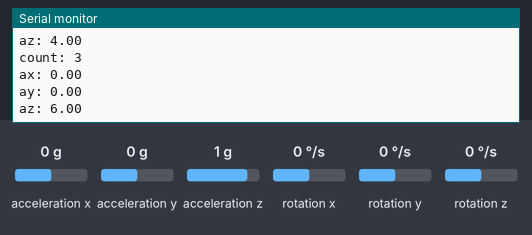
Recording of a sketch running on a simulated ESP32. Parts: the last lines printed to the serial monitor. The test bench sets the inputs (shaded band); at power-on: acceleration x 0 g, acceleration y 0 g, acceleration z 1 g, rotation x 0 °/s, rotation y 0 °/s, rotation z 0 °/s.

Above: at 1.3 s.
1.4 s: acceleration x set to -1.4 g
At 1.9 s:
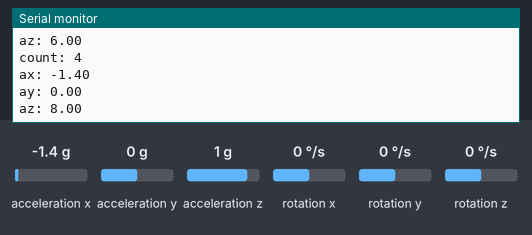
2.9 s: acceleration y set to -1.4 g
At 3.4 s:
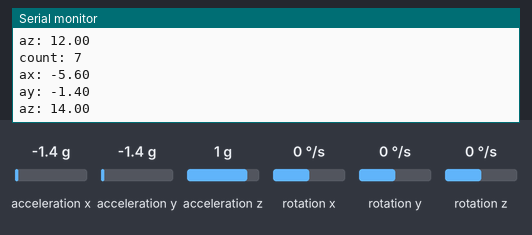
4.4 s: acceleration z set to -1.4 g
At 4.9 s:
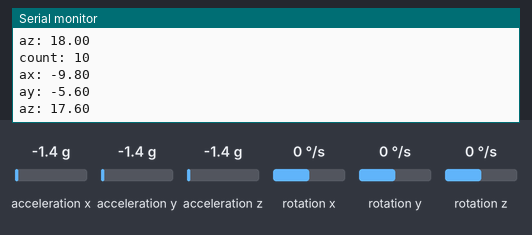
Timing chart, 0 to 7.4 s (numbered marks = the images above; inputs shaded):
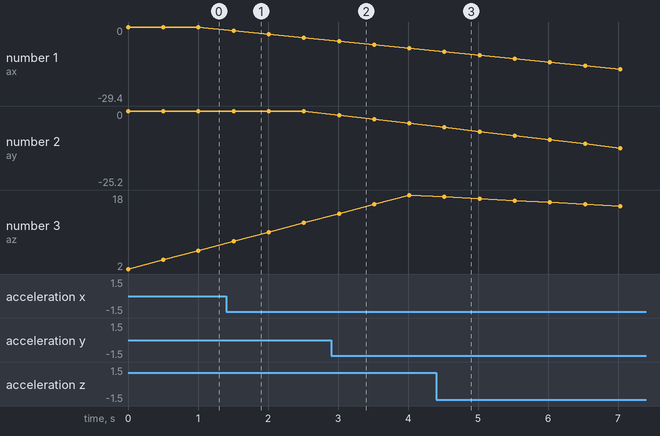

The sketch:

acceleration_calibration.ino
```cpp
#include <Wire.h>
#include <MPU9250_asukiaaa.h>

MPU9250_asukiaaa mpu;
double gx_bias=1.01;
double gy_bias=-1.83;
double gz_bias=-0.38;

double ax_sum=0;
double ay_sum=0;
double az_sum=0;

int count=0;
void setup() {
  Serial.begin(115200);

#if defined(ESP32)
  Wire.begin(21, 22);   // ESP32 I2C pins
#else
  Wire.begin();         // Arduino UNO
#endif

  Serial.println("Initializing MPU9250...");

  mpu.setWire(&Wire);
  mpu.beginAccel();
  //mpu.beginGyro();
  //mpu.beginMag();

  Serial.println("MPU9250 ready");
}

void loop() {
  mpu.accelUpdate();
  //mpu.gyroUpdate();
 // mpu.magUpdate();
 ax_sum=ax_sum+mpu.accelX();
 ay_sum=ay_sum+mpu.accelY();
 az_sum=az_sum+mpu.accelZ()+1;

 count=count+1;

 Serial.print("count: ");
 Serial.println(count);

 Serial.print("ax: ");
 Serial.println(ax_sum);
 Serial.print("ay: ");
 Serial.println(ay_sum);
 Serial.print("az: ");
 Serial.println(az_sum);


  /*Serial.print("ACC (g): ");
  Serial.print(mpu.accelX());
  Serial.print(", ");
  Serial.print(mpu.accelY());
  Serial.print(", ");
  Serial.print(mpu.accelZ());*/

  /*Serial.print(" | GYRO (deg/s): ");
  Serial.print(mpu.gyroX()-gx_bias);
  Serial.print(", ");
  Serial.print(mpu.gyroY()-gy_bias);
  Serial.print(", ");
  Serial.print(mpu.gyroZ()-gz_bias);
  Serial.println();*/

  /*Serial.print(" | MAG (uT): ");
  Serial.print(mpu.magX());
  Serial.print(", ");
  Serial.print(mpu.magY());
  Serial.print(", ");
  Serial.println(mpu.magZ());*/

  delay(500);
}
```

Measured:
- after the input at 1.4 s, the serial monitor: prints a new line after 0.11 s (image 1)
- after the input at 2.9 s, the serial monitor: prints a new line after 0.11 s (image 2)
- plotted number 1: 0 → -4.2 after the input at 1.4 s
